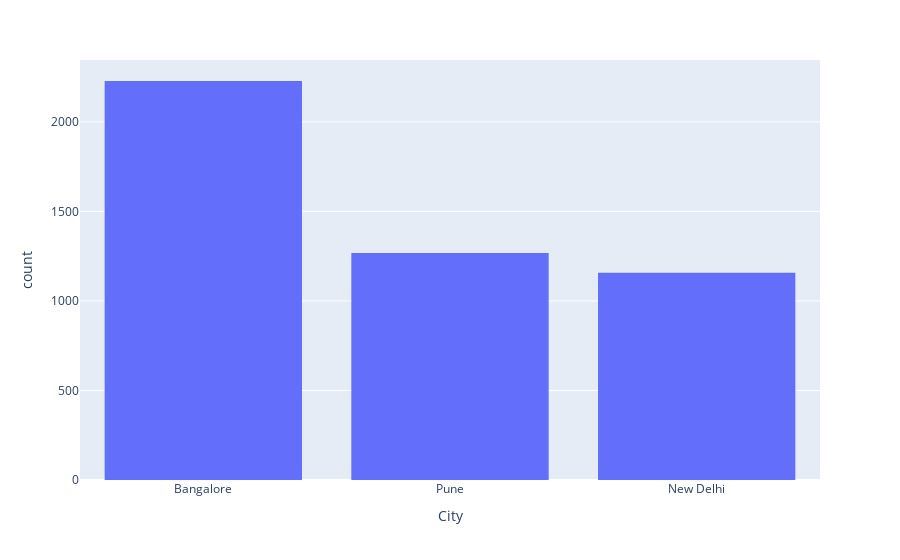

Notebook code for this chart:
### Code cell
px.histogram(data_frame=df , x = "City")

### Figure 1 — Plotly figure (JSON) as saved in the notebook; plotly's stock layout.template omitted (floating-point values rounded to 4 significant figures; data arrays with more than 128 entries replaced by an {"elided": "..."} marker saying what was removed)
{"data": [{"alignmentgroup": "True", "bingroup": "x", "hovertemplate": "City=%{x}<br>count=%{y}<extra></extra>", "legendgroup": "", "marker": {"color": "#636efa", "pattern": {"shape": ""}}, "name": "", "offsetgroup": "", "orientation": "v", "showlegend": false, "type": "histogram", "x": {"elided": "4653 str values"}, "xaxis": "x", "yaxis": "y"}], "layout": {"barmode": "relative", "legend": {"tracegroupgap": 0}, "margin": {"t": 60}, "xaxis": {"anchor": "y", "domain": [0, 1], "title": {"text": "City"}}, "yaxis": {"anchor": "x", "domain": [0, 1], "title": {"text": "count"}}}}
